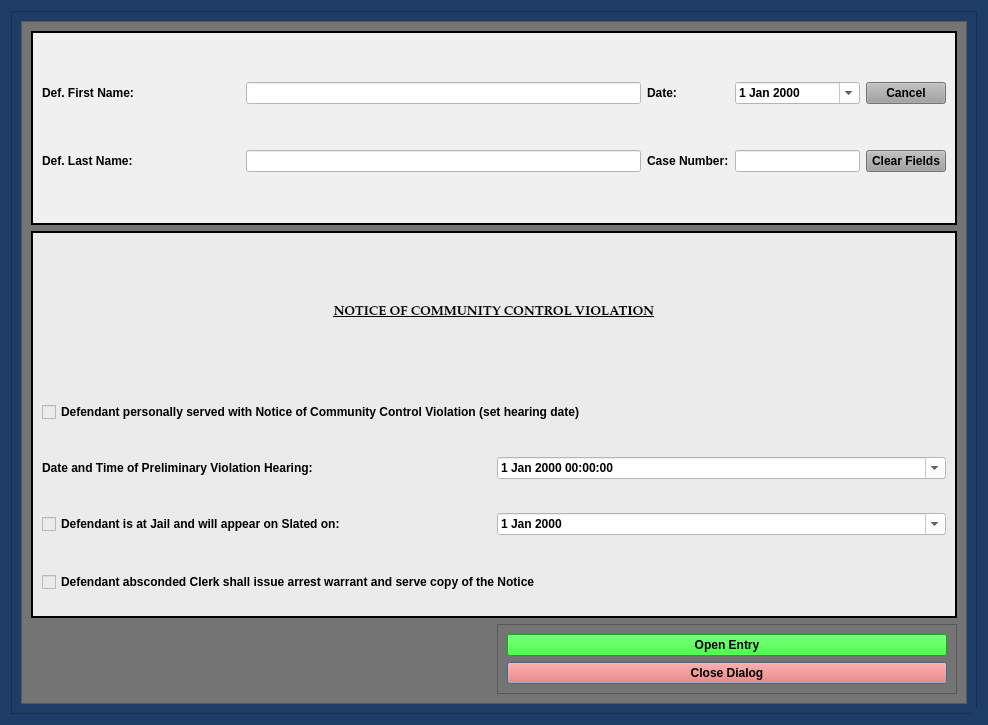
<?xml version="1.0" encoding="UTF-8"?>
<ui version="4.0">
 <class>NoticeCommControlViolationDialog</class>
 <widget class="QDialog" name="NoticeCommControlViolationDialog">
  <property name="windowModality">
   <enum>Qt::NonModal</enum>
  </property>
  <property name="enabled">
   <bool>true</bool>
  </property>
  <property name="geometry">
   <rect>
    <x>0</x>
    <y>0</y>
    <width>988</width>
    <height>725</height>
   </rect>
  </property>
  <property name="sizePolicy">
   <sizepolicy hsizetype="Preferred" vsizetype="Preferred">
    <horstretch>0</horstretch>
    <verstretch>0</verstretch>
   </sizepolicy>
  </property>
  <property name="minimumSize">
   <size>
    <width>0</width>
    <height>0</height>
   </size>
  </property>
  <property name="maximumSize">
   <size>
    <width>2500</width>
    <height>3500</height>
   </size>
  </property>
  <property name="palette">
   <palette>
    <active>
     <colorrole role="Button">
      <brush brushstyle="SolidPattern">
       <color alpha="255">
        <red>29</red>
        <green>61</green>
        <blue>102</blue>
       </color>
      </brush>
     </colorrole>
     <colorrole role="Base">
      <brush brushstyle="SolidPattern">
       <color alpha="255">
        <red>29</red>
        <green>61</green>
        <blue>102</blue>
       </color>
      </brush>
     </colorrole>
     <colorrole role="Window">
      <brush brushstyle="SolidPattern">
       <color alpha="255">
        <red>29</red>
        <green>61</green>
        <blue>102</blue>
       </color>
      </brush>
     </colorrole>
    </active>
    <inactive>
     <colorrole role="Button">
      <brush brushstyle="SolidPattern">
       <color alpha="255">
        <red>29</red>
        <green>61</green>
        <blue>102</blue>
       </color>
      </brush>
     </colorrole>
     <colorrole role="Base">
      <brush brushstyle="SolidPattern">
       <color alpha="255">
        <red>29</red>
        <green>61</green>
        <blue>102</blue>
       </color>
      </brush>
     </colorrole>
     <colorrole role="Window">
      <brush brushstyle="SolidPattern">
       <color alpha="255">
        <red>29</red>
        <green>61</green>
        <blue>102</blue>
       </color>
      </brush>
     </colorrole>
    </inactive>
    <disabled>
     <colorrole role="Button">
      <brush brushstyle="SolidPattern">
       <color alpha="255">
        <red>29</red>
        <green>61</green>
        <blue>102</blue>
       </color>
      </brush>
     </colorrole>
     <colorrole role="Base">
      <brush brushstyle="SolidPattern">
       <color alpha="255">
        <red>29</red>
        <green>61</green>
        <blue>102</blue>
       </color>
      </brush>
     </colorrole>
     <colorrole role="Window">
      <brush brushstyle="SolidPattern">
       <color alpha="255">
        <red>29</red>
        <green>61</green>
        <blue>102</blue>
       </color>
      </brush>
     </colorrole>
    </disabled>
   </palette>
  </property>
  <property name="font">
   <font>
    <family>Palatino Linotype</family>
    <pointsize>10</pointsize>
    <weight>75</weight>
    <italic>false</italic>
    <bold>true</bold>
   </font>
  </property>
  <property name="windowTitle">
   <string>Notice of Community Control Violation Case Information</string>
  </property>
  <property name="toolTip">
   <string/>
  </property>
  <property name="styleSheet">
   <string notr="true">background-color: rgb(29, 61, 102);
font: 75 10pt &quot;Palatino Linotype&quot;;
font-weight: bold;</string>
  </property>
  <property name="sizeGripEnabled">
   <bool>true</bool>
  </property>
  <property name="modal">
   <bool>true</bool>
  </property>
  <layout class="QGridLayout" name="gridLayout_8">
   <item row="0" column="0">
    <widget class="QFrame" name="frame_4">
     <property name="styleSheet">
      <string notr="true">background-color: rgb(29, 61, 102);</string>
     </property>
     <property name="frameShape">
      <enum>QFrame::StyledPanel</enum>
     </property>
     <property name="frameShadow">
      <enum>QFrame::Raised</enum>
     </property>
     <layout class="QGridLayout" name="gridLayout_4">
      <item row="0" column="0">
       <widget class="QScrollArea" name="scrollArea">
        <property name="focusPolicy">
         <enum>Qt::NoFocus</enum>
        </property>
        <property name="styleSheet">
         <string notr="true">
background-color: rgb(116, 116, 116);</string>
        </property>
        <property name="widgetResizable">
         <bool>true</bool>
        </property>
        <widget class="QWidget" name="scrollAreaWidgetContents">
         <property name="geometry">
          <rect>
           <x>0</x>
           <y>0</y>
           <width>948</width>
           <height>685</height>
          </rect>
         </property>
         <layout class="QGridLayout" name="gridLayout_2" rowstretch="1,2,0">
          <item row="0" column="0" colspan="2">
           <widget class="QFrame" name="case_name_Frame">
            <property name="sizePolicy">
             <sizepolicy hsizetype="Preferred" vsizetype="Preferred">
              <horstretch>0</horstretch>
              <verstretch>0</verstretch>
             </sizepolicy>
            </property>
            <property name="styleSheet">
             <string notr="true">background-color: rgb(240, 240, 240);</string>
            </property>
            <property name="frameShape">
             <enum>QFrame::Box</enum>
            </property>
            <property name="frameShadow">
             <enum>QFrame::Plain</enum>
            </property>
            <property name="lineWidth">
             <number>2</number>
            </property>
            <layout class="QGridLayout" name="gridLayout" columnstretch="1,2,0,0,0">
             <item row="1" column="3">
              <widget class="QLineEdit" name="case_number_lineEdit">
               <property name="maximumSize">
                <size>
                 <width>500</width>
                 <height>16777215</height>
                </size>
               </property>
               <property name="styleSheet">
                <string notr="true">background-color: rgb(255, 255, 255);</string>
               </property>
              </widget>
             </item>
             <item row="0" column="1">
              <widget class="QLineEdit" name="defendant_first_name_lineEdit">
               <property name="styleSheet">
                <string notr="true">background-color: rgb(255, 255, 255);</string>
               </property>
              </widget>
             </item>
             <item row="1" column="4">
              <widget class="QPushButton" name="clear_fields_case_Button">
               <property name="focusPolicy">
                <enum>Qt::NoFocus</enum>
               </property>
               <property name="styleSheet">
                <string notr="true">background-color: rgb(160, 160, 160);</string>
               </property>
               <property name="text">
                <string>Clear Fields</string>
               </property>
              </widget>
             </item>
             <item row="0" column="2">
              <widget class="QLabel" name="label_26">
               <property name="text">
                <string>Date:</string>
               </property>
              </widget>
             </item>
             <item row="0" column="3">
              <widget class="NoScrollDateEdit" name="entry_date">
               <property name="focusPolicy">
                <enum>Qt::NoFocus</enum>
               </property>
               <property name="styleSheet">
                <string notr="true">color: rgb(0, 0, 0);
background-color: rgb(255, 255, 255);</string>
               </property>
               <property name="calendarPopup">
                <bool>true</bool>
               </property>
              </widget>
             </item>
             <item row="1" column="0">
              <widget class="QLabel" name="label_2">
               <property name="text">
                <string>Def. Last Name:</string>
               </property>
              </widget>
             </item>
             <item row="0" column="4">
              <widget class="QPushButton" name="cancel_Button">
               <property name="focusPolicy">
                <enum>Qt::NoFocus</enum>
               </property>
               <property name="styleSheet">
                <string notr="true">background-color: rgb(160, 160, 160);</string>
               </property>
               <property name="text">
                <string>Cancel</string>
               </property>
              </widget>
             </item>
             <item row="1" column="1">
              <widget class="QLineEdit" name="defendant_last_name_lineEdit">
               <property name="enabled">
                <bool>true</bool>
               </property>
               <property name="styleSheet">
                <string notr="true">background-color: rgb(255, 255, 255);</string>
               </property>
              </widget>
             </item>
             <item row="0" column="0">
              <widget class="QLabel" name="label">
               <property name="text">
                <string>Def. First Name:</string>
               </property>
              </widget>
             </item>
             <item row="1" column="2">
              <widget class="QLabel" name="label_3">
               <property name="text">
                <string>Case Number:</string>
               </property>
              </widget>
             </item>
            </layout>
           </widget>
          </item>
          <item row="2" column="1">
           <widget class="QFrame" name="frame_8">
            <property name="styleSheet">
             <string notr="true">background-color: rgb(116, 116, 116);</string>
            </property>
            <property name="frameShape">
             <enum>QFrame::StyledPanel</enum>
            </property>
            <property name="frameShadow">
             <enum>QFrame::Raised</enum>
            </property>
            <layout class="QGridLayout" name="gridLayout_10">
             <item row="0" column="0">
              <widget class="QPushButton" name="create_entry_Button">
               <property name="styleSheet">
                <string notr="true">background-color: rgb(0, 255, 0);
font: 75 11pt &quot;Palatino Linotype&quot;;
font-weight: bold;</string>
               </property>
               <property name="text">
                <string>Open Entry</string>
               </property>
               <property name="autoDefault">
                <bool>false</bool>
               </property>
              </widget>
             </item>
             <item row="2" column="0">
              <widget class="QPushButton" name="close_dialog_Button">
               <property name="styleSheet">
                <string notr="true">background-color: rgb(255, 96, 82);
font: 75 11pt &quot;Palatino Linotype&quot;;
font-weight: bold;</string>
               </property>
               <property name="text">
                <string>Close Dialog</string>
               </property>
              </widget>
             </item>
            </layout>
           </widget>
          </item>
          <item row="1" column="0" colspan="2">
           <widget class="QFrame" name="frame">
            <property name="styleSheet">
             <string notr="true">background-color: rgb(235, 235, 235);</string>
            </property>
            <property name="frameShape">
             <enum>QFrame::Box</enum>
            </property>
            <property name="frameShadow">
             <enum>QFrame::Plain</enum>
            </property>
            <property name="lineWidth">
             <number>2</number>
            </property>
            <layout class="QGridLayout" name="gridLayout_3" rowminimumheight="1,2,2,2,2,0,0">
             <item row="0" column="0" colspan="2">
              <widget class="QLabel" name="label_4">
               <property name="font">
                <font>
                 <family>Palatino Linotype</family>
                 <pointsize>10</pointsize>
                 <weight>75</weight>
                 <italic>false</italic>
                 <bold>true</bold>
                 <underline>true</underline>
                </font>
               </property>
               <property name="text">
                <string>NOTICE OF COMMUNITY CONTROL VIOLATION</string>
               </property>
               <property name="alignment">
                <set>Qt::AlignCenter</set>
               </property>
              </widget>
             </item>
             <item row="2" column="1">
              <widget class="QDateTimeEdit" name="dateTimeEdit">
               <property name="styleSheet">
                <string notr="true">color: rgb(0, 0, 0);
background-color: rgb(255, 255, 255);</string>
               </property>
               <property name="calendarPopup">
                <bool>true</bool>
               </property>
              </widget>
             </item>
             <item row="2" column="0">
              <widget class="QLabel" name="label_5">
               <property name="minimumSize">
                <size>
                 <width>0</width>
                 <height>50</height>
                </size>
               </property>
               <property name="text">
                <string>Date and Time of Preliminary Violation Hearing:</string>
               </property>
              </widget>
             </item>
             <item row="1" column="0" colspan="2">
              <widget class="QCheckBox" name="checkBox_3">
               <property name="minimumSize">
                <size>
                 <width>0</width>
                 <height>50</height>
                </size>
               </property>
               <property name="text">
                <string>Defendant personally served with Notice of Community Control Violation (set hearing date)</string>
               </property>
              </widget>
             </item>
             <item row="6" column="0" colspan="2">
              <widget class="QCheckBox" name="checkBox">
               <property name="minimumSize">
                <size>
                 <width>0</width>
                 <height>50</height>
                </size>
               </property>
               <property name="text">
                <string>Defendant absconded Clerk shall issue arrest warrant and serve copy of the Notice</string>
               </property>
              </widget>
             </item>
             <item row="3" column="1">
              <widget class="QDateEdit" name="dateEdit">
               <property name="styleSheet">
                <string notr="true">background-color: rgb(255, 255, 255);</string>
               </property>
               <property name="calendarPopup">
                <bool>true</bool>
               </property>
              </widget>
             </item>
             <item row="3" column="0">
              <widget class="QCheckBox" name="checkBox_2">
               <property name="minimumSize">
                <size>
                 <width>0</width>
                 <height>50</height>
                </size>
               </property>
               <property name="text">
                <string>Defendant is at Jail and will appear on Slated on:</string>
               </property>
              </widget>
             </item>
            </layout>
           </widget>
          </item>
         </layout>
        </widget>
       </widget>
      </item>
     </layout>
    </widget>
   </item>
  </layout>
 </widget>
 <customwidgets>
  <customwidget>
   <class>NoScrollDateEdit</class>
   <extends>QDateEdit</extends>
   <header>munientry.widgets.custom_widgets</header>
  </customwidget>
 </customwidgets>
 <tabstops>
  <tabstop>defendant_first_name_lineEdit</tabstop>
  <tabstop>defendant_last_name_lineEdit</tabstop>
  <tabstop>case_number_lineEdit</tabstop>
  <tabstop>create_entry_Button</tabstop>
  <tabstop>close_dialog_Button</tabstop>
 </tabstops>
 <resources/>
 <connections/>
 <slots>
  <slot>create_entry()</slot>
  <slot>continue_dialog()</slot>
  <slot>close_window()</slot>
  <slot>set_dialog()</slot>
  <slot>update_case_information()</slot>
  <slot>ovi_dialog()</slot>
  <slot>sentencing_dialog()</slot>
  <slot>proceed_to_sentencing()</slot>
  <slot>proceed_to_ovi()</slot>
  <slot>add_charge()</slot>
  <slot>set_statute()</slot>
  <slot>set_pay_date()</slot>
  <slot>amend_offense()</slot>
  <slot>set_offense()</slot>
  <slot>add_charge_to_view()</slot>
  <slot>delete_charge()</slot>
  <slot>delete_charge_from_view()</slot>
  <slot>close_event()</slot>
  <slot>set_fra_in_file()</slot>
  <slot>set_fra_in_court()</slot>
  <slot>start_add_conditions_dialog()</slot>
  <slot>start_amend_offense_dialog()</slot>
 </slots>
</ui>
